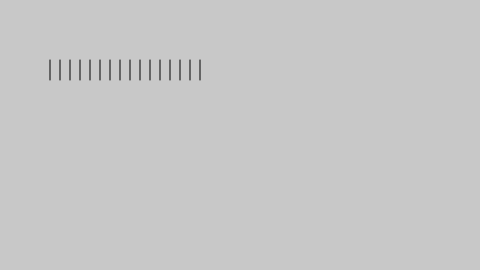
Frame 1 (no input)
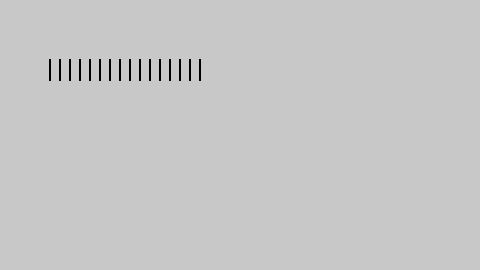
Frame 60 (no input)
Frame 120 (the mouse pressed at the canvas centre since frame 60): identical to frame 60, image omitted

The p5.js sketch that drew these frames (run headless with seeded random() and noise() and a simulated clock; from frame 60 on, the mouse is pressed at the canvas centre):

// p5.js sketch
// ── sketch.js
function setup() {  
    createCanvas(480, 270); 
    background(200);
}

function draw() {
    var y = 60; 
    var spacing = 10; 
    var len = 20; 
    for (var x = 50; x <= 200; x += spacing) { 
        line(x, y, x, y + len); 
    } 
}
